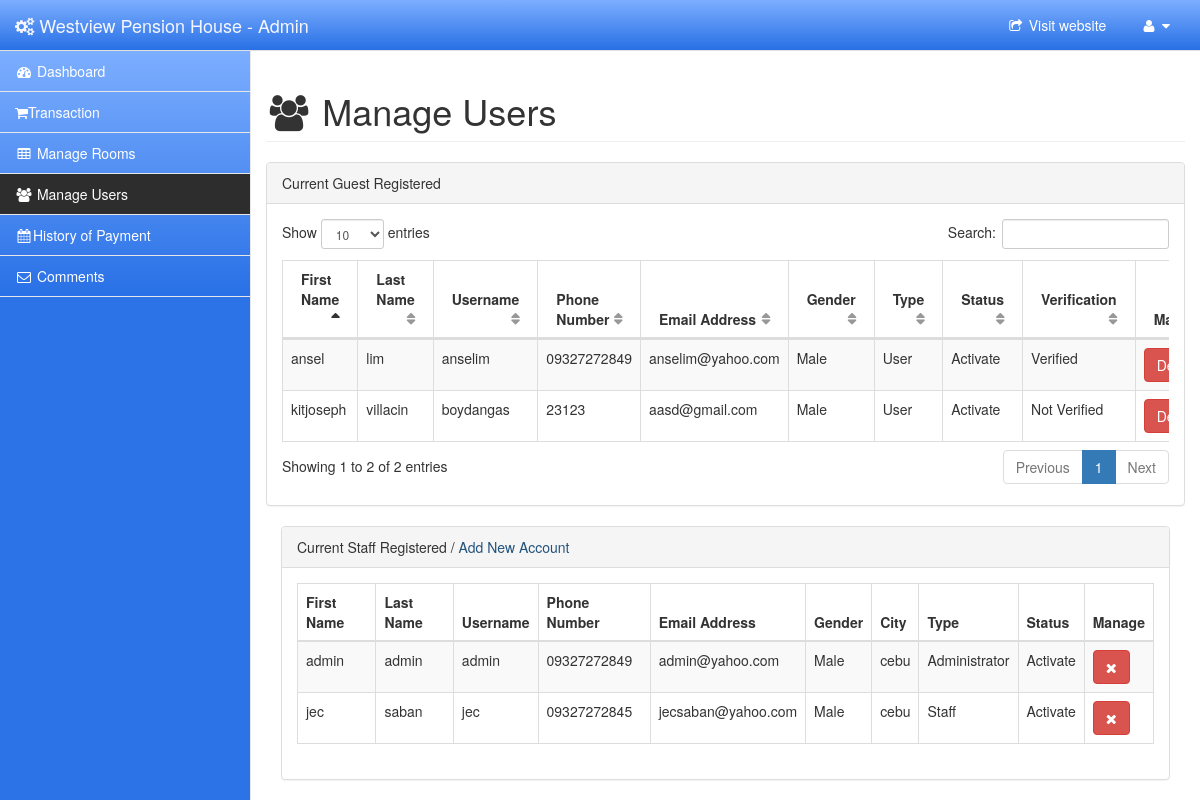
Page /adminpage/room/manageuser.php (signed in) on the committed database.
### tables this page shows
CREATE TABLE IF NOT EXISTS `tblusers` (
`Customer_ID` int(11) NOT NULL,
  `FirstName` varchar(20) NOT NULL,
  `LastName` varchar(20) NOT NULL,
  `Username` varchar(20) NOT NULL,
  `Password` varchar(255) NOT NULL,
  `Contact` varchar(20) NOT NULL,
  `Email` varchar(50) NOT NULL,
  `Gender` varchar(20) NOT NULL,
  `City` varchar(15) NOT NULL,
  `Country` varchar(20) NOT NULL,
  `Type` varchar(50) NOT NULL,
  `Active` varchar(255) NOT NULL,
  `Verification` int(11) NOT NULL,
  `Code` varchar(255) NOT NULL
);

### adminpage/room/manageuser.php (the view, shortened to what this page needs)
<!DOCTYPE html>
<?php
include("../../actions/session.php");
?>
<html lang="en">
<head>
    <link href="../bower_components/bootstrap/dist/css/bootstrap.min.css" rel="stylesheet">
    <link href="../bower_components/metisMenu/dist/metisMenu.min.css" rel="stylesheet">
    <link href="../bower_components/datatables-plugins/integration/bootstrap/3/dataTables.bootstrap.css" rel="stylesheet">
    <link href="../bower_components/datatables-responsive/css/dataTables.responsive.css" rel="stylesheet">
    <link href="../dist/css/sb-admin-2.css" rel="stylesheet">
    <link href="../bower_components/font-awesome/css/font-awesome.min.css" rel="stylesheet" type="text/css">
</head>
<body>
     <div style="background-color: rgb(44, 115, 231);" id="wrapper">
        <nav class="navbar navbar-default navbar-static-top" role="navigation" style="margin-bottom: 0">
            <div class="navbar-header">
               <a class="navbar-brand" href="../pages/index.php"><span class="fa fa-cogs "></span> Westview Pension House - Admin</a>
            </div>
           <ul class="nav navbar-top-links navbar-right">
                <li class="dropdown">
                    <a href="../../index.php" target="_blank">
                        <i class="fa fa-share-square-o  fa-fw"></i> Visit website
                    </a>
                </li>
                  <li class="dropdown">
                    <a class="dropdown-toggle" data-toggle="dropdown" href="#">
                        <i class="fa fa-user fa-fw"></i>  <i class="fa fa-caret-down"></i>
                    </a>
                </li>
            </ul>
            <div class="navbar-default sidebar" role="navigation">
                <div class="sidebar-nav navbar-collapse">
                    <ul class="nav" id="side-menu">
                        <li>
                            <a href="../pages/index.php" ><i class="fa fa-dashboard fa-fw"></i> Dashboard</a>
                        </li>
                        <li>
                         <a href="../pages/transaction.php" ><i class="fa fa-shopping-cart"></i>Transaction</a>
                        </li>
                        <li>
                            <a href="../room/manageroom.php"><i class="fa fa-table fa-fw"></i> Manage Rooms</a>
                        </li>
                        <li>
                            <a href="../room/manageuser.php" class="active"><i class="fa fa-group fa-fw"></i> Manage Users</a>
                        </li>
                        <li>
                            <a href="../pages/historypayment.php" ><i class="fa fa-calendar  fa-fw"></i>History of Payment</a>
                        </li>
                         <li>
                            <a href="../room/comments.php"><i class="fa fa-envelope-o  fa-fw"></i> Comments</a>
                        </li>
                    </ul>
                </div>
            </div>
        </nav>
        <div id="page-wrapper">
            <div class="row">
                <div class="col-lg-13">
                    <h1 class="page-header"><i class="fa fa-group fa-fw"> </i> Manage Users</h1>
                </div>
            </div>
            <div class="row">
                <div class="col-lg-13">
                    <div class="panel panel-default">
                        <div class="panel-heading">
                            Current Guest Registered
                        </div>
                        <div class="panel-body">
                            <div class="dataTable_wrapper" style="overflow:auto">
                                <table class="table table-striped table-bordered table-hover" id="dataTables-example">
                                    <thead>
                                        <tr>
                                            <th>First Name</th>
                                            <th>Last Name</th>
                                            <th>Username</th>
                                            <th>Phone Number</th>
                                            <th>Email Address</th>
                                            <th>Gender</th>
                                            <th>Type</th>
                                            <th>Status</th>
                                            <th>Verification</th>
                                            <th>Manage</th>
                                        </tr>
                                    </thead>
                                    <tbody>
                                    <?php
                                    $selsql = "SELECT * FROM tblusers";
                                    $dresult = $conn->query($selsql);
                                    if ($dresult->num_rows>0) {
                                        while ($r = $dresult->fetch_assoc()) {
                                            if ($r['Type']=='User') {
                                                echo "<tr>";
                                                echo "<td>".$r['FirstName']."</td>";
                                                echo "<td>".$r['LastName']."</td>";
                                                echo "<td>".$r['Username']."</td>";
                                                echo "<td>".$r['Contact']."</td>";
                                                echo "<td>".$r['Email']."</td>";
                                                echo "<td>".$r['Gender']."</td>";
                                                echo "<td>".$r['Type']."</td>";
                                                echo "<td>".$r['Active']."</td>";
                                                if($r['Verification']==1){
                                                    echo "<td>Verified</td>";
                                                } else {
                                                    echo "<td>Not Verified</td>";
                                                }
                                                if ($r['Active']=="Activate") {
                                                    echo "<td><a href='../../actions/edit-action.php?id=".$r['Customer_ID']."' class='btn btn-danger btm-sm'> Deactivate</a></td>";
                                                } else {
                                                    echo "<td><a href='../../actions/edit-action.php?id=".$r['Customer_ID']."' class='btn btn-primary btm-sm'> Activate</a></td>";
                                                }
                                                echo "</tr>";
                                            }
                                        }
                                    }
                                    ?>
                                    </tbody>
                                </table>
                            </div>
                    </div>
                </div>
            </div>
            </div>
         <div class="row">
                <div class="col-lg-12">
                    <div class="panel panel-default">
                        <div class="panel-heading">
                            Current Staff Registered / <a href="#" style="color:#23527C;" data-toggle="modal" data-target="#addnewA"> Add New Account </a>
                        </div>
                        <div class="panel-body">
                            <div class="table-responsive">
                                <table class="table table-striped table-bordered table-hover">
                                    <thead>
                                        <tr>
                                            <th>First Name</th>
                                            <th>Last Name</th>
                                            <th>Username</th>
                                            <th>Phone Number</th>
                                            <th>Email Address</th>
                                            <th>Gender</th>
                                            <th>City</th>
                                            <th>Type</th>
                                            <th>Status</th>
                                            <th>Manage</th>
                                        </tr>
                                    </thead>
                                    <tbody>
                                    <?php
                                    $selsql = "SELECT * FROM tblusers";
                                    $dresult = $conn->query($selsql);
                                    if ($dresult->num_rows>0) {
                                        while ($r = $dresult->fetch_assoc()) {
                                            if ($r['Type']!='User') {
                                                echo "<tr>";
                                                echo "<td>".$r['FirstName']."</td>";
                                                echo "<td>".$r['LastName']."</td>";
                                                echo "<td>".$r['Username']."</td>";
                                                echo "<td>".$r['Contact']."</td>";
                                                echo "<td>".$r['Email']."</td>";
                                                echo "<td>".$r['Gender']."</td>";
                                                echo "<td>".$r['City']."</td>";
                                                echo "<td>".$r['Type']."</td>";
                                                echo "<td>".$r['Active']."</td>";
                                                if ($r['Active']=="Activate") {
                                                    echo "<td><a href='#' onClick='deleteme(".$r['Customer_ID'].");' class='btn btn-danger btm-sm' data-toggle='modal' data-target='#deleteU'><i class='fa fa-close'> </i> </a></td>";
                                                } else {
                                                    echo "<td><a href='#' onClick='deleteme(".$r['Customer_ID'].");' class='btn btn-danger btm-sm' data-toggle='modal' data-target='#activeU'><i class='fa fa-close'> </i> </a></td>";
                                                }
                                                echo "</tr>";
                                            }
                                        }
                                    }
                                    ?>
                                    </tbody>
                                </table>
                            </div>
                        </div>
            </div>
</body>
</html>

### rows in the picture
tblusers: FirstName "ansel", LastName "lim", Username "anselim", Contact "09327272849", Email "anselim@yahoo.com", Gender "Male", Type "User", Active "Activate", Verification "Verified"
tblusers: FirstName "kitjoseph", LastName "villacin", Username "boydangas", Contact "23123", Email "aasd@gmail.com", Gender "Male", Type "User", Active "Activate", Verification "Not Verified"
tblusers: FirstName "admin", LastName "admin", Username "admin", Contact "09327272849", Email "admin@yahoo.com", Gender "Male", City "cebu", Type "Administrator", Active "Activate"
tblusers: FirstName "jec", LastName "saban", Username "jec", Contact "09327272845", Email "jecsaban@yahoo.com", Gender "Male", City "cebu", Type "Staff", Active "Activate"
